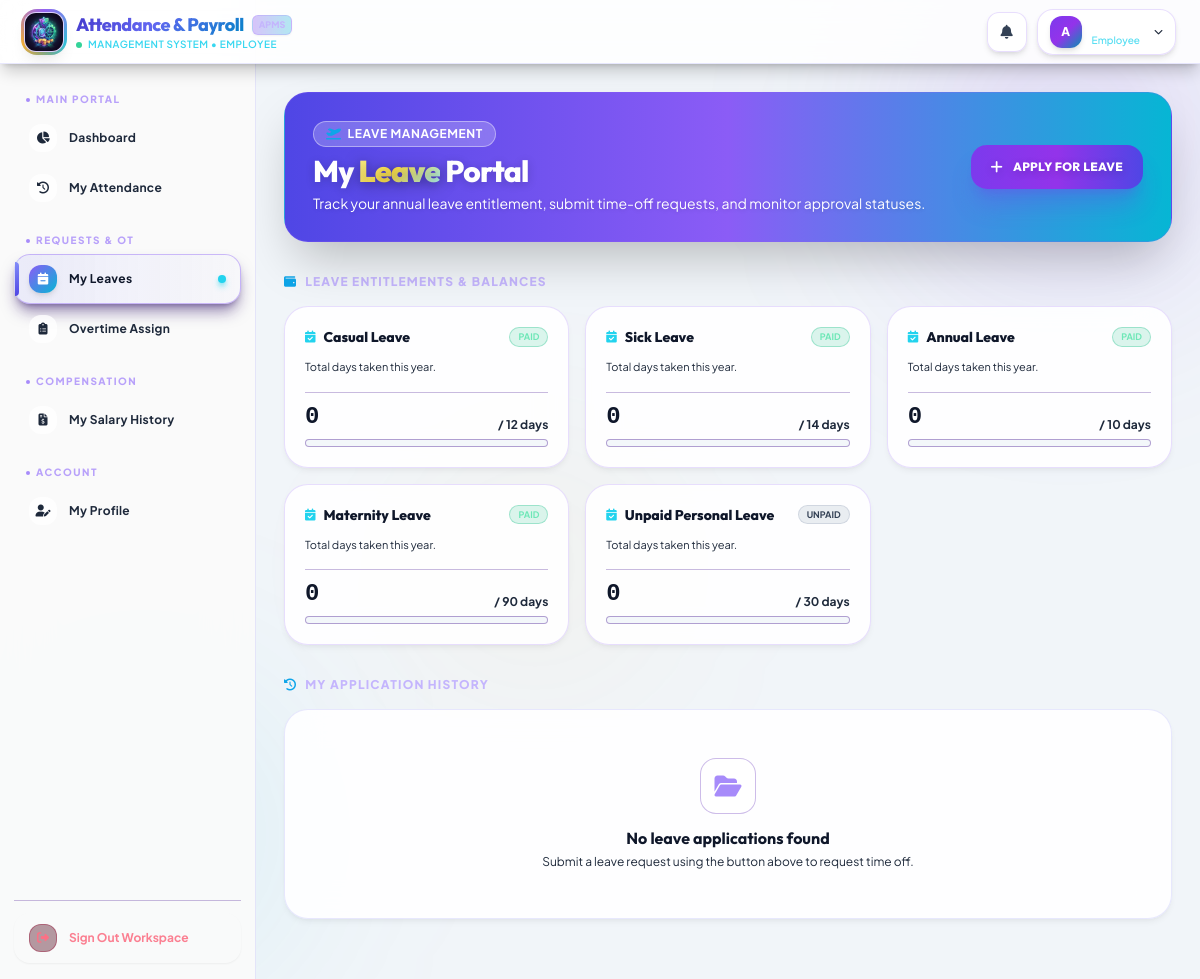
/employee/leaves (signed in), run on the app's committed database.
### tables this page shows
CREATE TABLE `leavetypes` (
  `LeaveTypeID` int NOT NULL AUTO_INCREMENT,
  `LeaveType` varchar(100) NOT NULL,
  `DaysAllowed` int NOT NULL DEFAULT '0',
  `IsPaid` tinyint(1) NOT NULL DEFAULT '1',
  `DeductionRate` decimal(10,2) NOT NULL DEFAULT '0.00',
  `DurationMonths` int NOT NULL DEFAULT '0',
  PRIMARY KEY (`LeaveTypeID`),
  UNIQUE KEY `uq_leavetype_name` (`LeaveType`)
);

### controllers/EmployeeController.php (called while the page is built, shortened)
<?php
class EmployeeController extends Controller {
    public function leaves() {
        $emp_id = $_SESSION['employee_id'];
        $leaveRequestModel = $this->model('LeaveRequest');
        $leaveTypeModel = $this->model('LeaveType');
        $leaveRequests = $leaveRequestModel->getByEmployee($emp_id);
        $leaveTypes = $leaveTypeModel->getAll();
        $employee = $this->model('Employee')->getEmployeeById($emp_id);
        $joinDate = new DateTime($employee['JoinDate']);
        $currentDate = new DateTime();
        $diff = $currentDate->diff($joinDate);
        $workedMonths = ($diff->y * 12) + $diff->m;
        $leaveBalances = [];
        foreach ($leaveTypes as $type) {
            $used = $leaveRequestModel->getUsedDays($emp_id, $type['LeaveTypeID']);
            $is_eligible = $workedMonths >= $type['DurationMonths'];
            $ineligible_reason = '';
            $leaveBalances[] = [
                'LeaveTypeID' => $type['LeaveTypeID'],
                'LeaveType' => $type['LeaveType'],
                'DaysAllowed' => $type['DaysAllowed'],
                'is_paid' => $type['IsPaid'],
                'used' => $used,
                'is_eligible' => $is_eligible,
                'ineligible_reason' => $ineligible_reason
            ];
        }
        $this->view('layouts/main', [
            'title' => 'My Leaves',
            'content' => 'employee/leaves',
            'leaveRequests' => $leaveRequests,
            'leaveTypes' => $leaveTypes,
            'leaveBalances' => $leaveBalances,
            'hasClockedInToday' => false
        ]);
    }
}

### core/Router.php (called while the page is built, shortened)
<?php
class Router {
    protected $currentMethod = 'index';
    public function __construct() {
        $url = $this->getUrl();
        if(isset($url[0]) && file_exists(__DIR__ . '/../controllers/' . ucwords($url[0]). 'Controller.php')){
            unset($url[0]);
        }
        $this->currentController = new $this->currentController;
        if(isset($url[1])){
            if(method_exists($this->currentController, $url[1])){
                $this->currentMethod = $url[1];
                unset($url[1]);
            }
        }
        $this->params = $url ? array_values($url) : [];
        call_user_func_array([$this->currentController, $this->currentMethod], $this->params);
    }
    public function getUrl(){
        if(isset($_GET['url'])){
            $url = rtrim($_GET['url'], '/');
            $url = filter_var($url, FILTER_SANITIZE_URL);
            $url = explode('/', $url);
            return $url;
        }
        return [];
    }
}

### index.php (called while the page is built, shortened)
<?php
require_once __DIR__ . '/config/database.php';
require_once __DIR__ . '/core/Controller.php';
require_once __DIR__ . '/core/Router.php';
$router = new Router();

### models/LeaveType.php (called while the page is built, shortened)
<?php
require_once __DIR__ . '/../config/database.php';
class LeaveType {
    private $conn;
    private $table = 'LeaveTypes';
    public function __construct() {
        $database = new Database();
        $this->conn = $database->getConnection();
    }
    public function getAll() {
        $query = "SELECT * FROM " . $this->table;
        $stmt = $this->conn->prepare($query);
        $stmt->execute();
        return $stmt->fetchAll(PDO::FETCH_ASSOC);
    }
}

### config/database.php (called while the page is built, shortened)
<?php
class Database {
    private $host = "localhost";
    private $db_name = "payrolldb";
    private $username = "root";
    private $password = "";
    public function getConnection() {
        $this->conn = null;
        try {
            $this->conn = new PDO("mysql:host=" . $this->host . ";dbname=" . $this->db_name, $this->username, $this->password);
            $this->conn->exec("set names utf8");
            $this->conn->setAttribute(PDO::ATTR_ERRMODE, PDO::ERRMODE_EXCEPTION);
            $this->conn->setAttribute(PDO::ATTR_DEFAULT_FETCH_MODE, PDO::FETCH_ASSOC);
        } catch(PDOException $exception) {
            echo "Database Connection Error: " . $exception->getMessage();
        }
        return $this->conn;
    }
}

### views/employee/leaves.php (the view, shortened to what this page needs)
<div class="relative overflow-hidden rounded-3xl bg-gradient-to-r from-indigo-600 via-violet-500 to-cyan-500 border border-violet-500/25 p-6 lg:p-7 mb-8 shadow-2xl" data-aos="fade-down">
    <div class="relative z-10 flex flex-col sm:flex-row items-start sm:items-center justify-between gap-4">
        <div>
            <div class="flex items-center gap-2 mb-1.5">
                <span class="inline-flex items-center gap-1.5 px-3 py-1 rounded-full bg-violet-500/15 border border-violet-500/30 text-violet-300 text-xs font-bold uppercase tracking-wider">
                    <i class="fa-solid fa-plane-departure text-secondary"></i>
                    <span>Leave Management</span>
                </span>
            </div>
            <h1 class="text-2xl sm:text-3xl font-extrabold text-white tracking-tight font-outfit">
                My <span class="gradient-text">Leave</span> Portal
            </h1>
            <p class="text-gray-300 text-xs sm:text-sm mt-1">Track your annual leave entitlement, submit time-off requests, and monitor approval statuses.</p>
        </div>
        <button onclick="document.getElementById('applyModal').classList.remove('hidden')"
                class="px-5 py-3 rounded-2xl bg-gradient-to-r from-violet-600 via-purple-600 to-indigo-600 hover:from-violet-500 hover:to-indigo-500 text-white font-extrabold text-xs tracking-wide shadow-xl shadow-violet-600/30 transition-all duration-300 hover:scale-105 active:scale-95 flex items-center gap-2.5 font-outfit">
            <i class="fa-solid fa-plus text-sm"></i>
            <span>APPLY FOR LEAVE</span>
        </button>
    </div>
</div>
<div class="mb-8">
    <div class="flex items-center justify-between mb-4">
        <h3 class="text-xs uppercase font-extrabold tracking-widest text-violet-300 flex items-center gap-2">
            <i class="fa-solid fa-wallet text-secondary"></i>
            <span>Leave Entitlements & Balances</span>
        </h3>
    </div>
    <div class="grid grid-cols-1 sm:grid-cols-2 lg:grid-cols-3 xl:grid-cols-4 gap-4">
        <?php foreach($data['leaveBalances'] as $lb): ?>
            <?php
            $isUnlimited = $lb['DaysAllowed'] >= 999;
            $used = $lb['used'];
            $limit = $lb['DaysAllowed'];
            ?>
            <div class="card-glass rounded-3xl p-5 flex flex-col justify-between hover:-translate-y-1 transition-all duration-300 border border-violet-500/20 <?= !$lb['is_eligible'] ? 'opacity-60' : '' ?>">
                <div>
                    <div class="flex justify-between items-start mb-3">
                        <h4 class="text-sm font-extrabold text-white flex items-center gap-2 font-outfit">
                            <i class="fa-solid fa-calendar-check text-cyan-400 text-xs"></i>
                            <span><?= htmlspecialchars($lb['LeaveType']) ?></span>
                        </h4>
                        <?php if($lb['is_paid']): ?>
                            <span class="px-2 py-0.5 text-[9px] uppercase font-bold bg-emerald-500/15 text-emerald-300 border border-emerald-500/30 rounded-full">Paid</span>
                        <?php else: ?>
                            <span class="px-2 py-0.5 text-[9px] uppercase font-bold bg-gray-500/20 text-gray-300 border border-gray-500/30 rounded-full">Unpaid</span>
                        <?php endif; ?>
                    </div>
                    <?php if(!$lb['is_eligible']): ?>
                        <p class="text-[11px] text-rose-400 font-medium mb-4 flex items-center gap-1.5">
                            <i class="fa-solid fa-lock text-[10px]"></i>
                            <span><?= htmlspecialchars($lb['ineligible_reason']) ?></span>
                        </p>
                    <?php else: ?>
                        <p class="text-[11px] text-gray-400 mb-4">Total days taken this year.</p>
                    <?php endif; ?>
                </div>
                <?php if($lb['is_eligible']): ?>
                <div class="pt-2 border-t border-violet-900/30">
                    <div class="flex justify-between items-end mb-1.5">
                        <span class="text-2xl font-black text-white font-mono"><?= $used ?></span>
                        <span class="text-xs text-gray-400 font-bold">/ <?= $isUnlimited ? '∞' : $limit ?> days</span>
                    </div>
                    <div class="w-full h-2 bg-darker/80 rounded-full overflow-hidden border border-violet-900/40">
                    </div>
                </div>
                <?php endif; ?>
            </div>
        <?php endforeach; ?>
    </div>
</div>
<div class="mb-8">
    <div class="flex items-center justify-between mb-4">
        <h3 class="text-xs uppercase font-extrabold tracking-widest text-violet-300 flex items-center gap-2">
            <i class="fa-solid fa-clock-rotate-left text-secondary"></i>
            <span>My Application History</span>
        </h3>
    </div>
    <div class="grid grid-cols-1 sm:grid-cols-2 lg:grid-cols-3 gap-4">
        <?php if(empty($data['leaveRequests'])): ?>
            <div class="col-span-full p-12 text-center card-glass rounded-3xl">
                <div class="w-14 h-14 mx-auto rounded-2xl bg-surface flex items-center justify-center mb-3 text-violet-400 border border-violet-800/30">
                    <i class="fa-solid fa-folder-open text-2xl"></i>
                </div>
                <p class="font-bold text-white text-base font-outfit">No leave applications found</p>
                <p class="text-xs text-gray-400 mt-1">Submit a leave request using the button above to request time off.</p>
            </div>
        <?php endif; ?>
    </div>
</div>

### views/layouts/main.php (style rules this page uses)
* { box-sizing: border-box; }
body { font-family: 'Plus Jakarta Sans', sans-serif; background: #f1f5f9; color: #0f172a; }
button .text-white, .bg-gradient-to-r .text-white, .bg-gradient-to-br .text-white, .from-violet-600 .text-white, .from-emerald-500 .text-white, .from-amber-500 .text-white, .from-rose-500 .text-white, .from-blue-500 .text-white, .bg-violet-600 .text-white, .bg-indigo-600 .text-white { color: #ffffff !important; }
.card-glass { background: rgba(255, 255, 255, 0.9); border: 1px solid rgba(99, 102, 241, 0.15); backdrop-filter: blur(16px); transition: all 0.3s cubic-bezier(0.4, 0, 0.2, 1); box-shadow: 0 4px 6px -1px rgba(0, 0, 0, 0.05), 0 2px 4px -1px rgba(0, 0, 0, 0.03); }
.gradient-text { background: linear-gradient(135deg, #4338ca 0%, #6366f1 45%, #0284c7 100%); -webkit-background-clip: text; -webkit-text-fill-color: transparent; background-clip: text; display: inline-block; }
.bg-gradient-to-r.from-indigo-600 h1, .bg-gradient-to-r.from-indigo-600 h2, .bg-gradient-to-r.from-indigo-600 .text-white { color: #ffffff !important; text-shadow: 0 2px 10px rgba(15, 23, 42, 0.2); }
.bg-gradient-to-r.from-indigo-600 p { color: rgba(248, 250, 252, 0.95) !important; text-shadow: 0 1px 4px rgba(15, 23, 42, 0.15); }
.bg-gradient-to-r.from-indigo-600 .gradient-text { background: linear-gradient(135deg, #fef08a 0%, #fde047 45%, #a5f3fc 100%) !important; -webkit-background-clip: text !important; -webkit-text-fill-color: transparent !important; background-clip: text !important; filter: drop-shadow(0 2px 8px rgba(0, 0, 0, 0.3)); font-weight: 900; }
.bg-gradient-to-r.from-indigo-600 .bg-violet-500\/15, .bg-gradient-to-r.from-indigo-600 .bg-cyan-500\/15, .bg-gradient-to-r.from-indigo-600 .bg-surface\/90 { background-color: rgba(255, 255, 255, 0.22) !important; border-color: rgba(255, 255, 255, 0.4) !important; color: #ffffff !important; backdrop-filter: blur(12px); }
.bg-gradient-to-r.from-indigo-600 .text-violet-300, .bg-gradient-to-r.from-indigo-600 .text-cyan-300, .bg-gradient-to-r.from-indigo-600 .text-gray-300, .bg-gradient-to-r.from-indigo-600 span { color: #ffffff !important; }

### data on the page
leavetypes: LeaveType "Casual Leave", IsPaid "PAID", used "0", DaysAllowed "12"
leavetypes: LeaveType "Sick Leave", IsPaid "PAID", used "0", DaysAllowed "14"
leavetypes: LeaveType "Annual Leave", IsPaid "PAID", used "0", DaysAllowed "10"
leavetypes: LeaveType "Maternity Leave", IsPaid "PAID", used "0", DaysAllowed "90"
leavetypes: LeaveType "Unpaid Personal Leave", shows "UNPAID", IsPaid "0", DaysAllowed "30"

### other printed values
$_SESSION['role'] "EMPLOYEE"
substr($_SESSION['Email'] ?? ($_SESSION['first_name'] ?? 'U'), 0, 1) "A"
$_SESSION['role'] "Employee"
$section['label'] "MAIN PORTAL"
$item['label'] "Dashboard"
$item['label'] "My Attendance"
$section['label'] "REQUESTS & OT"
$item['label'] "My Leaves"
$item['label'] "Overtime Assign"
$section['label'] "COMPENSATION"
$item['label'] "My Salary History"
$section['label'] "ACCOUNT"
$item['label'] "My Profile"
